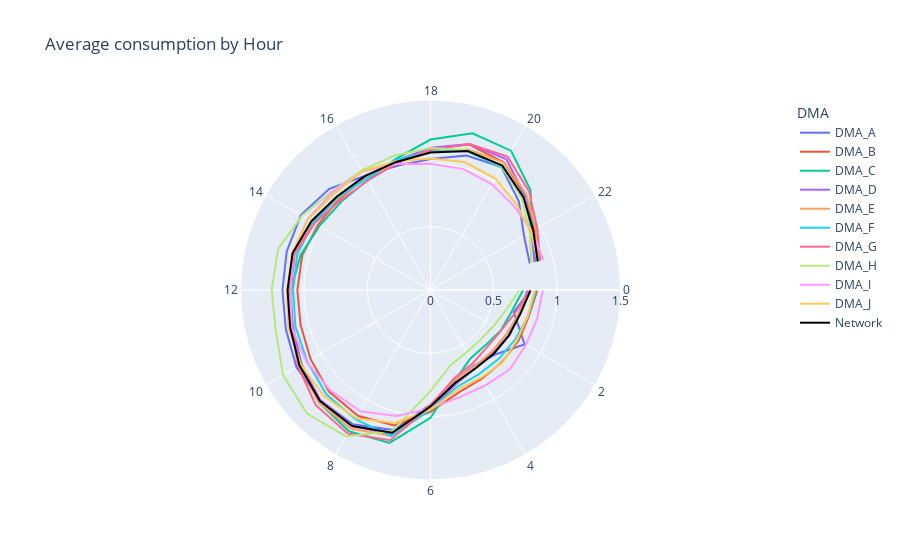

Here is the notebook cell this chart was saved with:
### Code cell
# 
fig = go.Figure()

for i, dma in enumerate(dmas_h_q.columns):
    fig.add_trace(go.Scatterpolar(r=dmas_h_q__byhour[dma].mean()/dmas_h_q__byhour[dma].mean().mean(),
                                      theta=dmas_h_q__byhour[dma].mean().index/DAY_LEN*360,
                                      name=dma,
                                      text=dmas_h_q__byhour[dma].mean(),
                                      line=dict(color=colors[i]),
                                      hovertemplate='Hour %{theta}: %{text:.1f} L/s <b>'+dma+'</b>'
                                     )
                     )


fig.update_layout(
    title='Average consumption by Hour',
    legend_title='DMA',
    polar=dict(
        radialaxis=dict(
            range=[0, 1.5],
            tickmode='array',
            tickvals=[0, 0.5, 1, 1.5],
            ticktext=[0, 0.5, 1, 1.5],
            tickangle=0
        ),
        angularaxis=dict(
            rotation=0,
            tickmode='array',
            tickvals=list(range(0, 360, 30)),
            ticktext=list(range(0, 24, 2)),
            direction='clockwise'
        )
    )
)

fig.show()
